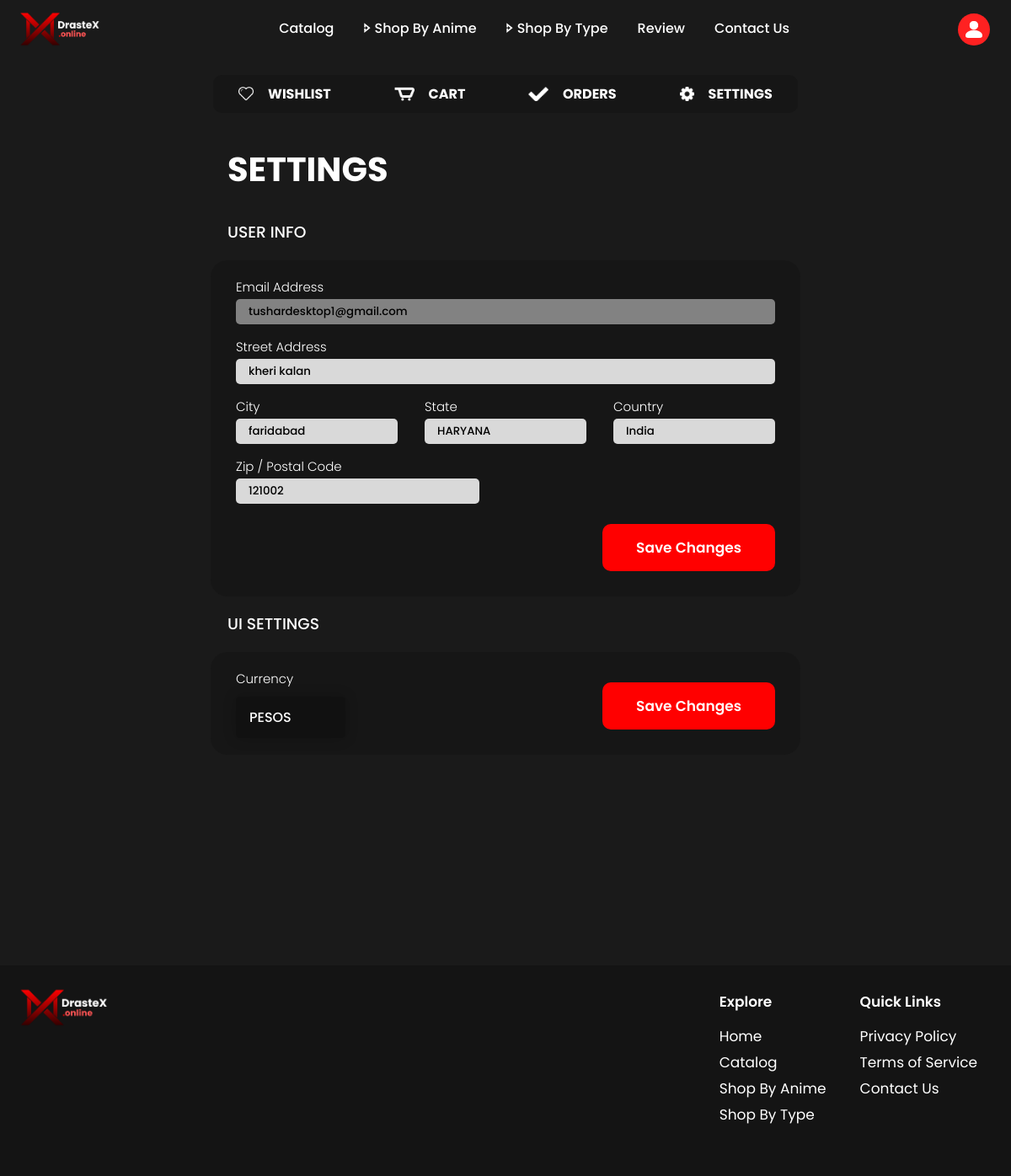
The app's page /settings (signed in), older data.
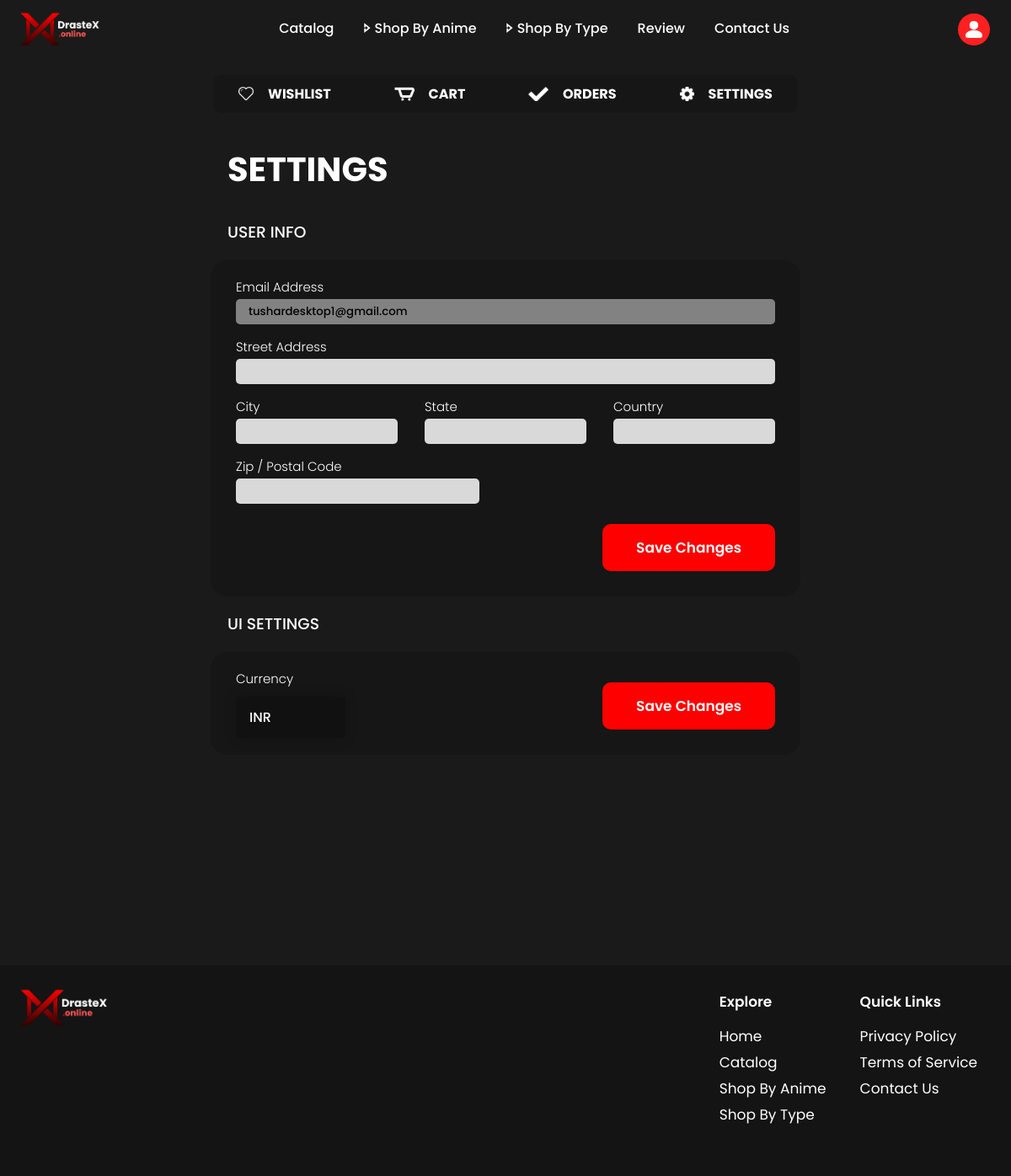
The same page, newer data.
### tables this page shows
CREATE TABLE users (
                id INTEGER PRIMARY KEY AUTOINCREMENT,
                email TEXT NOT NULL UNIQUE,
                password TEXT NOT NULL,
                street_address TEXT,
                city TEXT,
                state TEXT,
                country TEXT,
                zip_code TEXT,
                currency TEXT
            );

### app.py (the view, shortened to what this page needs)
@app.route('/settings', methods=['GET', 'POST'])
def settings():
    if 'email' not in session:
        flash('You need to be logged in to access settings.', 'error')
        return redirect(url_for('login'))
    with sqlite3.connect('database.db') as conn:
        c = conn.cursor()
        c.execute('SELECT street_address, city, state, country, zip_code, currency FROM users WHERE email = ?', (session['email'],))
        user = c.fetchone()
    if user is None:
        flash('User not found.', 'error')
        return redirect(url_for('index'))
    user_info = {
        'street_address': user[0] if user[0] else '',
        'city': user[1] if user[1] else '',
        'state': user[2] if user[2] else '',
        'country': user[3] if user[3] else '',
        'zip_code': user[4] if user[4] else '',
        'currency': user[5] if user[5] else 'INR'  # Default to INR if not set
    }
    return render_template('settings.html', user=user_info)

### templates/settings.html (shortened to what this page needs)
{% extends "base.html" %}
{% block stylepath %}
<link rel="stylesheet" href="{{ url_for('static', filename='Css/settings.css') }}">
{% endblock %}
    {% block maincontent %}
    <div class="navi_bar_usermenu_main">
        <a href="{{ url_for('wishlist') }}">
            <img src="{{ url_for('static', filename='Assets/Components/wishlist.png') }}">
            <span>WISHLIST</span>
        </a>
        <a href='{{ url_for("cart") }}'>
            <img src="{{ url_for('static', filename='Assets/Components/cart_menu_icon.png') }}">
            <span>CART</span>
        </a>
        <a href='{{ url_for("orders") }}'>
            <img src="{{ url_for('static', filename='Assets/Components/checkmark.png') }}">
            <span>ORDERS</span>
        </a>
        <a href="{{ url_for('settings') }}">
            <img src="{{ url_for('static', filename='Assets/Components/settings.png') }}">
            <span>SETTINGS</span>
        </a>
    </div>
    <div class="page_main_container">
        <h1>SETTINGS</h1>
        <div class="user_info_main_cont">
            <h3>USER INFO</h3>
            <form class="user_info" method="POST" action="{{ url_for('settings') }}">
                <div id="email_address_container">
                    <label for="email_address">Email Address</label>
                    <input value="{{ session['email'] }}" name="email" type="email" id="email_address" readonly>
                </div>
                <div id="street_address_container">
                    <label for="street_address">Street Address</label>
                    <input name="street_address" type="text" id="street_address" value="{{ user.street_address }}">
                </div>
                <div id="city_name_container">
                    <label for="city_name">City</label>
                    <input name="city_name" type="text" id="city_name" value="{{ user.city }}">
                </div>
                <div id="state_name_container">
                    <label for="state_name">State</label>
                    <input name="state_name" type="text" id="state_name" value="{{ user.state }}">
                </div>
                <div id="country_name_container">
                    <label for="country_name">Country</label>
                    <input name="country_name" type="text" id="country_name" value="{{ user.country }}">
                </div>
                <div id="zip_code_container">
                    <label for="zip_code">Zip / Postal Code</label>
                    <input name="zip_code" type="text" id="zip_code" value="{{ user.zip_code }}">
                </div>
                <input type="submit" value="Save Changes" class="save_changes" id="infosettings">
            </form>
        </div>
        <div class="ui_settings_main_cont">
            <h3>UI SETTINGS</h3>
            <form class="ui_settings" method="POST" action="{{ url_for('settings') }}">
                <div class="currency">
                    <span>Currency</span>
                    <select name="currency" class="select_currency">
                        <option value="INR" {% if user.currency == 'INR' %}selected{% endif %}>INR</option>
                        <option value="PESOS" {% if user.currency == 'PESOS' %}selected{% endif %}>PESOS</option>
                    </select>
                </div>
                <input type="submit" value="Save Changes" class="save_changes" id="uisettings">
            </form>
        </div>
    </div>
    {% endblock %}

### templates/base.html (shortened to what this page needs)
<!DOCTYPE html>
<html lang="en">
<head>
    <link rel="stylesheet" href="{{ url_for('static', filename='Css/base-header.css') }}">
    {% block stylepath %}{% endblock %}
</head>
<body>
    <header id="header_id_for_removing">
        <div class="left_head">
            <img onclick="location.href='{{ url_for('index') }}'" id="logo" src="{{ url_for('static', filename='Assets/LOGO/LOGO_forDarkBG.png') }}">
        </div>
        <div class="nav_head">
            <a href="{{url_for('catalog')}}">Catalog</a>
            <a id="shopbyanime_btn"> 🢖 Shop By Anime </a>
            <a id="shopbytype_btn"> 🢖 Shop By Type </a>
            <a href="#">Review</a>
            <a href="{{ url_for('contact') }}">Contact Us</a>
        </div>
        <div class="right_head">
            {% if session.get('email') %}
            <button id="user_menu_button_right">
                <img src="{{ url_for('static', filename='Assets/Components/profile_icon.png') }}">
            </button>
            {% else %}
            <button onclick="location.href='{{ url_for('login') }}'" id="signin_btn">Sign In</button>
            {% endif %}
        </div>
    </header>
    <main>
        {% block maincontent %}{% endblock %}
    </main>
    <footer id="footer_id_for_removing">
        <div class="foot_container">
            <div class="logo_footer">
                <img src="{{ url_for('static', filename='Assets/LOGO/LOGO_forDarkBG.png') }}" alt="LOGO">
            </div>
            <div class="links_footer">
                <div class="Explore_links_footer">
                    <h5>Explore</h5>
                    <a href="#">Home</a>
                    <a href="#">Catalog</a>
                    <a href="#">Shop By Anime</a>
                    <a href="#">Shop By Type</a>
                </div>
                <div class="Quick_links_footer">
                    <h5>Quick Links</h5>
                    <a href="#">Privacy Policy</a>
                    <a href="#">Terms of Service</a>
                    <a href="#">Contact Us</a>
                </div>
            </div>
        </div>
    </footer>
</body>
</html>

### static/Css/base-header.css (style rules this page uses)
body { background-color: #1a1a1a; margin: 0px; }
* { font-family: Poppins; }
a { text-decoration: none; cursor: pointer; }
header { display: flex; justify-content: space-between; flex-direction: row; align-items: center; padding: 7px 20px; z-index:1000 }
.left_head { display: flex; flex-direction: row; flex-wrap: nowrap; align-items: center; gap: 10px; cursor: pointer; }
#logo { height: 55px; }
footer { background-color: #141414; position:absolute; left: 0px; right: 0px; bottom: 0px; }
.foot_container { display: flex; justify-content: space-between; max-width: 1200px; min-width: fit-content; padding: 20px; position: relative; left: 50%; transform: translateX(-50%); }
.foot_container > .logo_footer > img { height: 60px; }
.foot_container > .links_footer { display: flex; gap: 40px; margin: 0px 20px 40px 20px; color: white; }
.foot_container > .links_footer > .Explore_links_footer, .foot_container > .links_footer > .Quick_links_footer { display: flex; flex-direction: column; gap: 5px; }
.foot_container > .links_footer > .Explore_links_footer > h5, .foot_container > .links_footer > .Quick_links_footer > h5 { font-size: 17px; font-weight: 600; margin: 10px 0px; }
.foot_container > .links_footer > .Explore_links_footer > a, .foot_container > .links_footer > .Quick_links_footer > a { color: white; font-size: 17px; }

### static/Css/settings.css (style rules this page uses)
:root { --arrow-bg: #111111; --arrow-icon: url(https://upload.wikimedia.org/wikipedia/commons/9/9d/Caret_down_font_awesome_whitevariation.svg); --select-bg: #111111; }
option:checked { display: none; }
option { margin: 40px; background: #111111; color: #fff; text-shadow: 0 1px 0 rgba(0, 0, 0, 0.4); }
html { min-height: 100%; position: relative; }
html, body { margin: 0; padding: 0; }
main { max-width: 1200px; justify-content: center; position: relative; left: 50%; transform: translateX(-50%); margin: 20px 0px 500px 0px; gap: 50px; width: 100%; display: flex; flex-direction: column; align-items: center; gap: 10px; }
#email_address { filter:brightness(0.6); pointer-events: none; }
#email_address_container { width: 100%; }
#street_address_container { width: 100%; margin-bottom: 15px; margin-top: 15px; }
#city_name_container { width: 30%; }
#state_name_container, #country_name_container { width: 30%; margin-left: 5%; margin-bottom: 15px; }
#zip_code_container { margin-bottom: 90px; }
.save_changes#uisettings, .save_changes#infosettings { background-color: #ff0000; color: white; font-weight: 600; font-size: 17px; border: none; border-radius: 10px; padding: 15px 40px; position: absolute; bottom: 30px; right: 30px; height: 56px; box-sizing: border-box; }

Row changes from the older to the newer data that the page shows:
no longer on this page (row edited): users: street_address "kheri kalan", city_name "faridabad", state_name "HARYANA", country_name "India", zip_code "121002", currency "PESOS"
Text that changed along with them:
form field currency: (not shown) → "INR"
